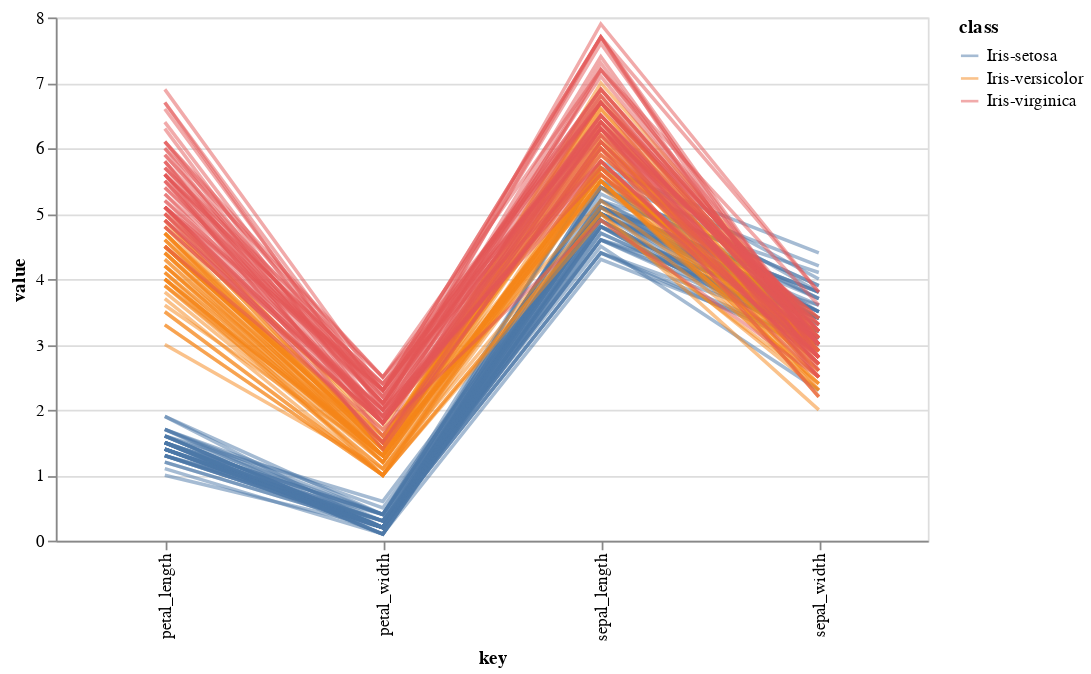

The notebook cell saved with this chart:
### Code cell
alt.Chart(df).transform_window(
    index='count()'
).transform_fold(
    ['petal_length', 'petal_width', 'sepal_length', 'sepal_width']
).mark_line().encode(
    x='key:N',
    y='value:Q',
    color='class:N',
    detail='index:N',
    opacity=alt.value(0.5)
).properties(width=500)

### Figure 1 — Vega-Lite specification as saved in the notebook (floating-point values rounded to 4 significant figures; data arrays with more than 128 entries replaced by an {"elided": "..."} marker saying what was removed)
{"config": {"view": {"continuousWidth": 300, "continuousHeight": 300}}, "data": {"name": "data-0ca1e83e7928eb3af86a9a5b261ae25d"}, "mark": {"type": "line"}, "encoding": {"color": {"field": "class", "type": "nominal"}, "detail": {"field": "index", "type": "nominal"}, "opacity": {"value": 0.5}, "x": {"field": "key", "type": "nominal"}, "y": {"field": "value", "type": "quantitative"}}, "transform": [{"window": [{"op": "count", "as": "index"}]}, {"fold": ["petal_length", "petal_width", "sepal_length", "sepal_width"]}], "width": 500, "$schema": "https://vega.github.io/schema/vega-lite/v5.6.1.json", "datasets": {"data-0ca1e83e7928eb3af86a9a5b261ae25d": {"elided": "150 records"}}}
